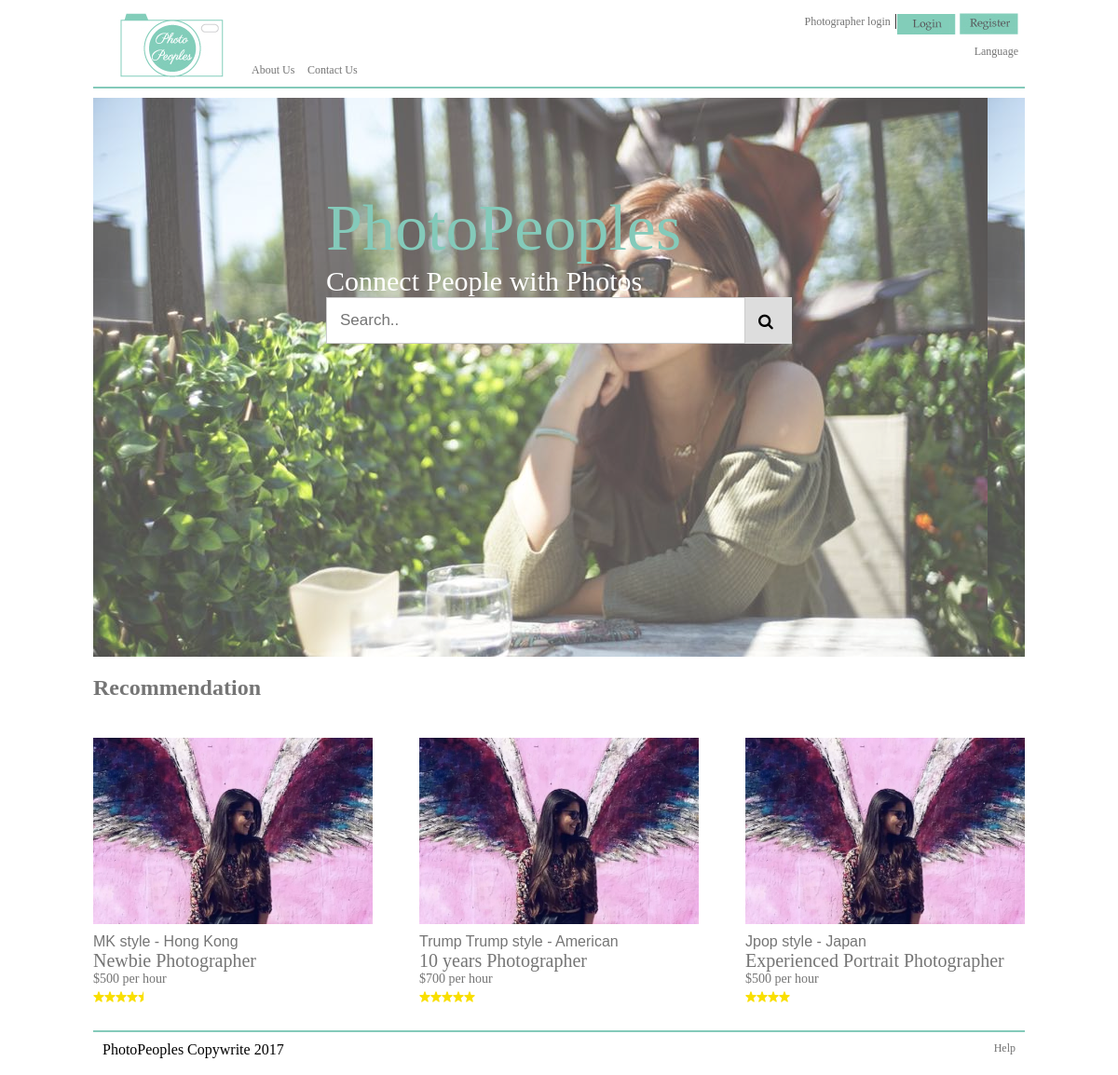
The app's page /v2/index.php with its own data.
### tables this page shows
CREATE TABLE "photographer" (
  "pho_id" integer PRIMARY KEY,
  "name" text,
  "profile_pic" text,
  "gender" varchar(1),
  "language" varchar(50),
  "location" varchar(50),
  "aboutme" text,
  "category" varchar(50),
  "nationalty" varchar(50),
  "experience" varchar(50),
  "style" varchar(50),
  "contact_email" varchar(50),
  "contact_number" varcgar(50),
  "min_booking" varchar(50),
  "reg_date" datetime,
  "last_mod_date" datetime,
  "password" varchar(50)
);

CREATE TABLE price (
	price_id INTEGER PRIMARY KEY,
	pho_id INTEGER,
	price_type INTEGER,
	price INTEGER
);

### v2/index.php (the view, shortened to what this page needs)
<html>
<head>
<?php include 'price-range-js.php' ?>
	<link rel="stylesheet" href="css/style.css?v=1">
</head>
<body>
	<div id="container">
		<div id="mainContainer">
			<div id="header">
			<?php include 'header.php' ?>
			</div>
			<div id="mainContent">
<link rel="stylesheet" href="https://cdnjs.cloudflare.com/ajax/libs/font-awesome/4.7.0/css/font-awesome.min.css">
				<div id="indexSearch" style="width:1000px;height:600px;/*background:url('images/index_bg.jpg');*/">
					<div id="indexSearchContent" style="width:500px;padding-top:100px;margin-left:auto;margin-right:auto">
<span style="font-size:70px;color:#84CABA;">PhotoPeoples</span><br />
<span style="font-size:30px;color:#FFFFFF">Connect People with Photos</span>
	<form action="search.php" method="post">
      <input type="text" placeholder="Search.." name="keyword">
      <button type="submit"><i class="fa fa-search"></i></button>
    </form>
					</div>
				</div>
<h2>Recommendation</h2>
<?php
$db = new PDO('sqlite:db/photopeoples.sqlite');
$db->setAttribute(PDO::ATTR_ERRMODE, PDO::ERRMODE_EXCEPTION);
$query = "select pho_id, name, nationalty, experience, style from PHOTOGRAPHER limit 3";
$stmt = $db->prepare($query);
$stmt->execute();
$result = $stmt->fetchAll();
$count =0;
foreach($result as $row) {
  $count++;
  $query2 = "select AVG(rating), COUNT(rating) from review where pho_id= ".$row['pho_id'];
  $stmt2 = $db->prepare($query2);
	$stmt2->execute();
	$result2 = $stmt2->fetchAll();
	foreach($result2 as $row2) {
	$query3 = "select price from price where price_type=1 and pho_id= ".$row['pho_id'];
  $stmt3 = $db->prepare($query3);
	$stmt3->execute();
	$result3 = $stmt3->fetchAll();
	foreach($result3 as $row3) {
		$hourrate=$row3['price'];
	}
?>
				<a class="event_href" href="event_details.php?pho_id=<?php echo $row['pho_id']?>">
				<?php if ($count%3==0){ ?>
				<div class="event event_left">
				<?php }else{?>
					<div class="event">
				<?php }?>
						<img src="images/temp2.jpg"><br />
						<span class="heading_city"><?php echo $row['style']?> - <?php echo $row['nationalty']?></span><br />
						<span class="heading_subject"><?php echo $row['experience']; ?></span><br />
						<span class="heading_price">$<?php echo $hourrate ;?> per hour</span><br />
						<div class="rating rating4">
						</div>
					</div>
				</a>
<?php
	}
}
?>
			</div>
			<div id="footer">
				PhotoPeoples Copywrite 2017
				<a href="#" style="float:right">Help</a>
			</div>
</body>
</html>

### v2/css/style.css (style rules this page uses)
a { font-size:12px;color:#757575;text-decoration:none; }
#mainContainer { margin-left:auto; margin-right:auto; width:1000px; }
#footer { border-top:2px solid #84CABA; padding:10px; }
#header { border-bottom:2px solid #84CABA; }
#mainContent { padding:10px 0 10px 0; height:auto; color:#757575; min-height:450px; }
#mainContent .event { float:left;display:block;margin-right:50px;margin-bottom:20px;margin-top:20px; }
#mainContent .event_left { margin-right:0px; }
#mainContent .event img { width:300px;margin-bottom:10px; }
#mainContent .event .heading_city { font-size:16px;font-family:Arial; }
#mainContent .event .heading_subject { font-size:20px; }
#mainContent .event .heading_price { font-size: 14px; }
#mainContent .event .rating { margin-top:5px; }
#mainContent .event .rating svg { float:left;color:#f9df00; }

### v2/index.php (style rules this page uses)
#indexSearch { position: relative; }
#indexSearch:after { content : ""; display: block; position: absolute; top: 0; left: 0; background-image: url('images/index_bg.jpg'); width: 100%; height: 100%; opacity : 0.7; z-index: -1; }
#indexSearchContent input[type=text] { padding: 6px; margin-top: 8px; font-size: 17px; border: none; }
#indexSearchContent button { float: right; padding: 6px 10px; margin-top: 8px; margin-right: 16px; background: #ddd; font-size: 17px; border: none; cursor: pointer; }
#indexSearchContent a, #indexSearchContent input[type=text], #indexSearchContent button { float: none; float: left; display: block; text-align: left; width: 90%; margin: 0; padding: 14px; }
#indexSearchContent input[type=text] { border: 1px solid #ccc; }
#indexSearchContent button { float:right; width:10%; height:50px; }

### records on screen
photographer: style "MK style", nationalty "Hong Kong", experience "Newbie Photographer", price.price "500"
photographer: style "Trump Trump style", nationalty "American", experience "10 years Photographer", price.price "700"
photographer: style "Jpop style", nationalty "Japan", experience "Experienced Portrait Photographer"
price: price "500"
